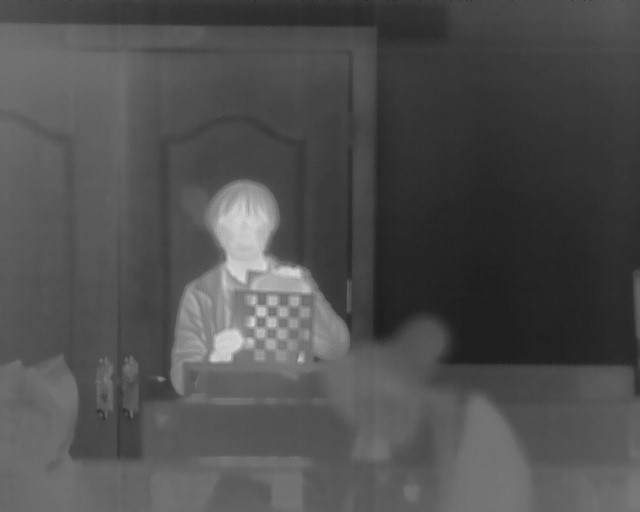
%> input picture 3.源码/4.补充实验-小波/3.jpg, 640 x 512 px
$ octave main.m   (GNU Octave 9; MATLAB toolbox functions it lacks are replaced by stand-ins)
%> lines starting %> are read from the running program, lines starting %| are printed output that depends on the picture
clear;clc;

irPic = imread('./3.jpg');
%> irPic is the input picture: size 512x640x3 uint8; min 27, max 225, mean 79.3
visPic = imread('./2.jpg');
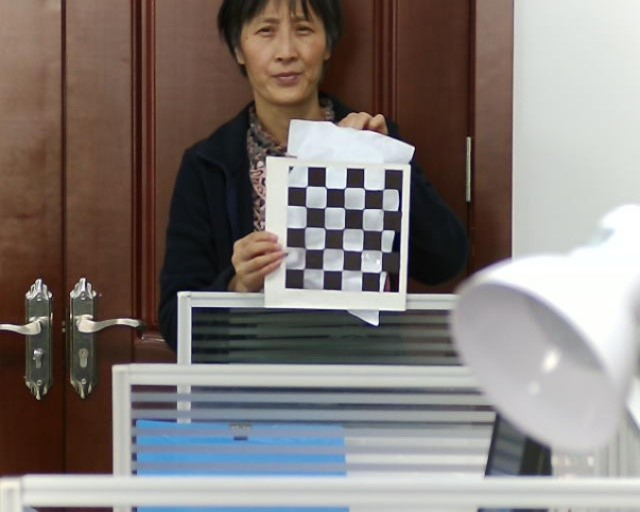
%> input picture 3.源码/4.补充实验-小波/2.jpg, 640 x 512 px
%> visPic is the input picture: size 512x640x3 uint8; mean R, G, B 130.4, 122.2, 118.7

irPic = rgb2gray(irPic);
%> irPic: size 512x640 uint8
visPic = rgb2gray(visPic);
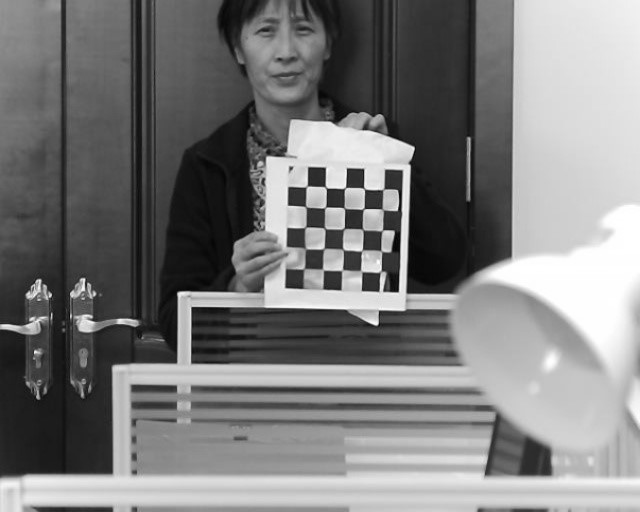
%> visPic: size 512x640 uint8; min 2, max 255, mean 124.3

% [4 lines of commented-out code are left out]

%% 小波变换

[c, s] = wavedec2(irPic, 2, 'coif3');
%> s = [140 172; 140 172; 264 328; 512 640]
%设置尺度向量
n = [1,2];
%设置阈值向量p
p = [10.12,23.28];
%对三个方向高频系数进行阈值处理
nc = wthcoef2('h',c,s,n,p,'s');
nc = wthcoef2('v',nc,s,n,p,'s');
nc = wthcoef2('d',nc,s,n,p,'s');
%对新的小波分解结构[c,s]进行重构
irPic1 = waverec2(nc,s,'coif3');
irPic1 = uint8(irPic1);
%> irPic1: size 512x640 uint8

%% 傅里叶变换
F = fft2(irPic);
myangle = angle(F);             %相位谱(没有进行移位的)
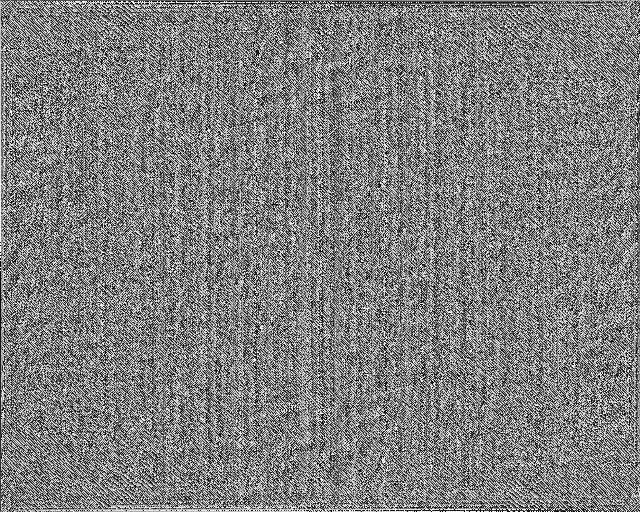
%> myangle: size 512x640 double; min -3.14, max 3.14, mean 9.59e-06; drawn with min black and max white
FS = abs(fftshift(F));          % 移位，使低频成分集中到图像中心，并得到幅度谱

S = log(1+abs(FS));
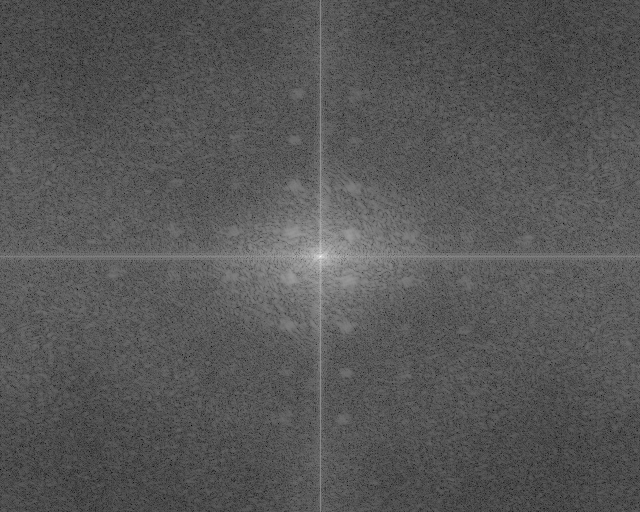
%> S: size 512x640 double; min 0.878, max 17.07, mean 6.4; drawn with min black and max white

% 对幅度图进行操作，去除外围的高频成分的幅度值，也就是将高频成分能量去除了
%（此处只是简单地保留了图像中心 200 X 200 的图像块）
[m,n] = size(FS);
%> m = 512; n = 640
FS(1:m/2-100,:) = 0;
FS(m/2+100:m,:) = 0;
FS(m/2-100:m/2+100,1:n/2-100) = 0;
%> FS: size 512x640 double; min 0, max 25991288, mean 1183.2
FS(m/2-100:m/2+100,n/2+100:n) = 0;
%> FS: size 512x640 double; min 0, max 25991288, mean 1040.6

SS = log(1+abs(FS));
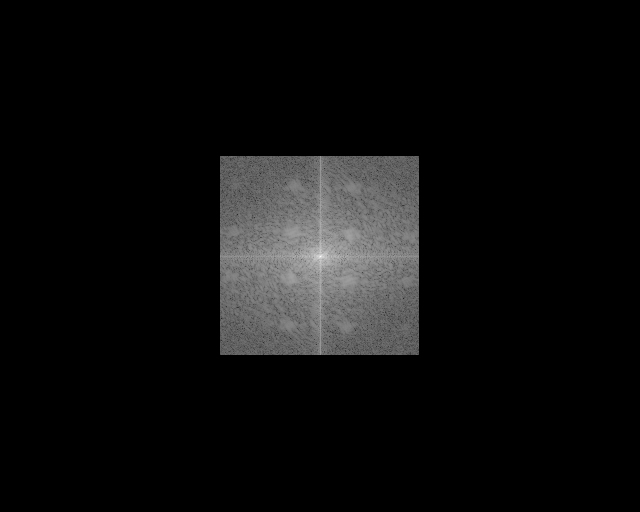
%> SS: size 512x640 double; min 0, max 17.07, mean 0.938; drawn with min black and max white

aaa = ifftshift(FS);          % 将处理后的幅度图反移位，恢复到正常状态
bbb = aaa.*cos(myangle) + aaa.*sin(myangle).*1i;      % 幅度值和相位值重新进行结合，得到复数
fr = abs(ifft2(bbb));               % 进行傅里叶反变换，得到处理后的时域图像
irPic2 = im2uint8(mat2gray(fr));
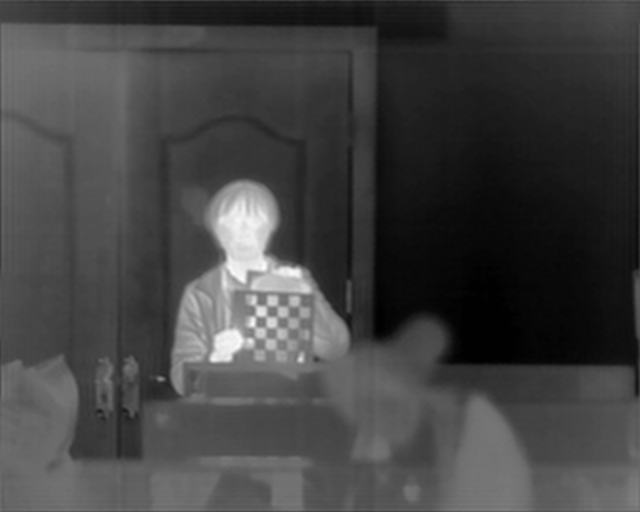
%> irPic2: size 512x640 uint8; min 0, max 255, mean 66.9

%% imshow
figure(3);
subplot(1, 3, 1);
imshow(irPic);
title("原始图像");
subplot(1, 3, 2);
imshow(irPic1);
title("小波");
subplot(1, 3, 3);
imshow(irPic2)
title("傅里叶");
